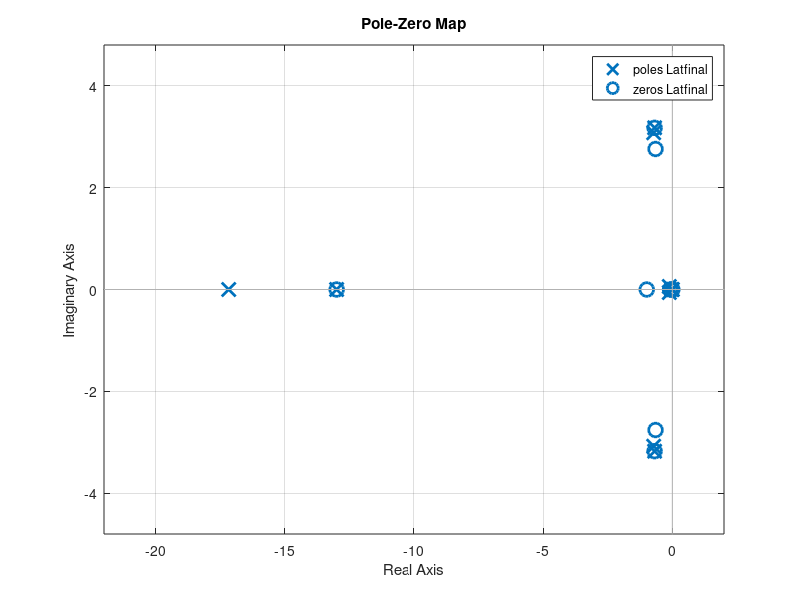

Write MATLAB code to recreate this figure.
num_lat = [16527.83 21475.723 132749.716];
den_lat = [220.016 3164.994 6302.816 30261.902 540.019];
%[zz,pp,kk] = tf2zp(num_lat,den_lat);
%pzmap(pp,zz);
KpLat = 0.0640702847700222;
KiLat = 0.0050606900420194;
KdLat = 0.0594943526030684;



G = tf([16527.83 21475.723 132749.716],[220.016 3164.994 6302.816 30261.902 540.019]);
Gc = tf([KdLat KpLat KiLat],[1 0]) ;
Latfinal = (G*Gc/ (1+G*Gc));
pzmap(Latfinal);